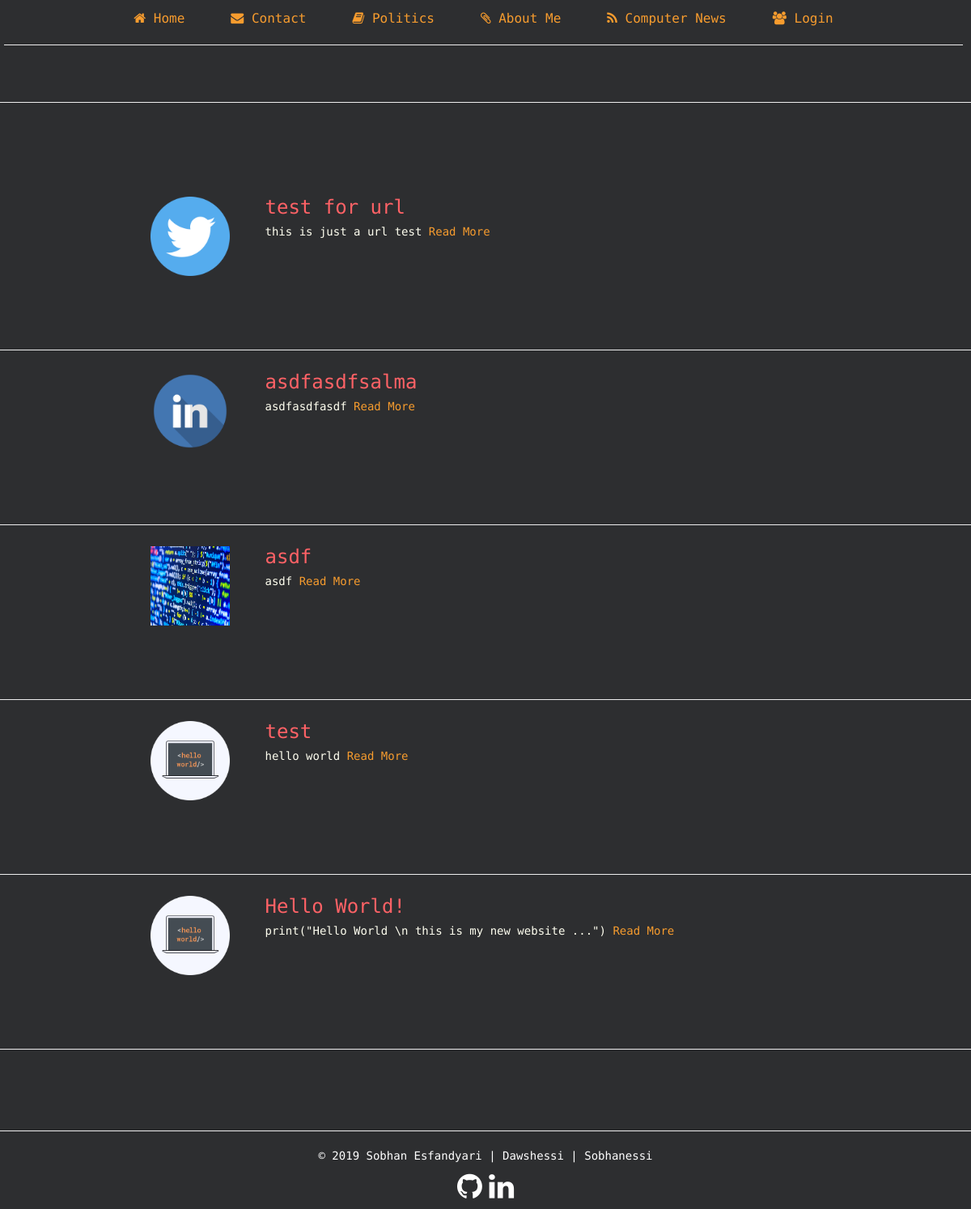
The page /news/ on the database as committed earlier.
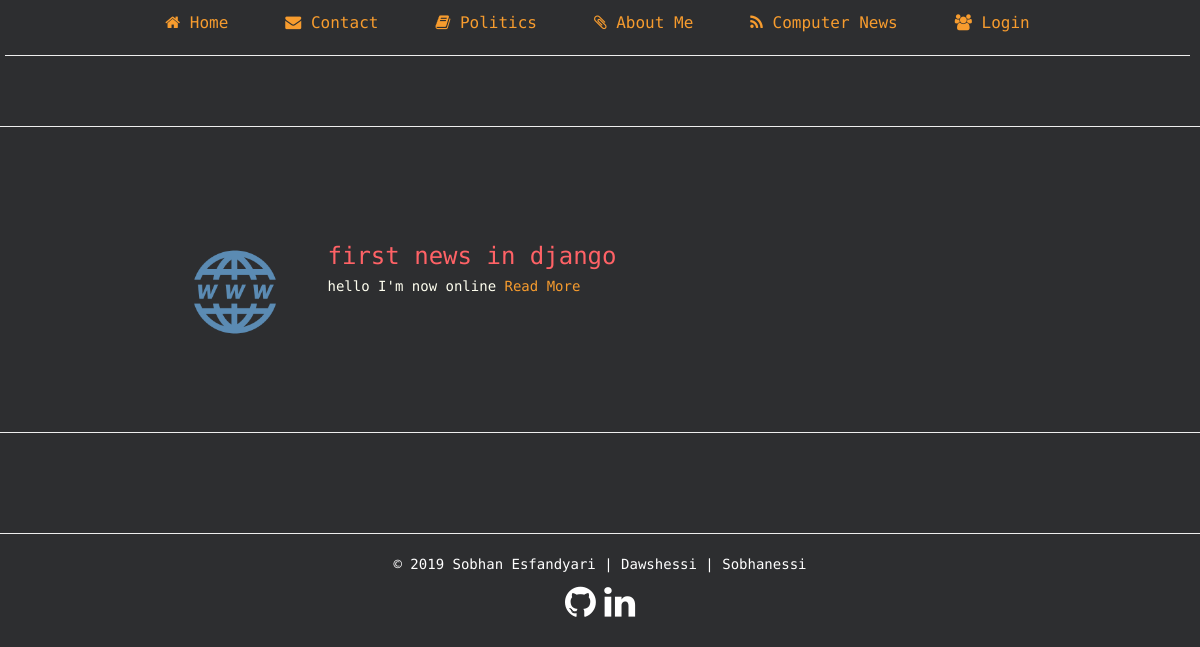
The same page on the database as committed later.
### news/models.py (models this page shows, shortened)
class PreNews(models.Model):
	hardware = 'chw'
	software = 'csw'
	politics_iran = 'pir'
	politics_international = 'pin'
	news_choice = [
		(hardware,'computer hardware news'),
		(software,'computer software news'),
		(politics_iran,'iran politics'),
		(politics_international,'international politics'),
			]
	author = models.ForeignKey('auth.User', on_delete = models.CASCADE ,)
	title = models.TextField(max_length=100,null=False)
	tags = models.TextField(default='sobhan esfandyari,')
	choice = models.CharField(max_length=3 , choices=news_choice , default=software)
	slug = models.SlugField(unique=True,blank=False,null=False)
	date = models.DateTimeField(auto_now_add=True)
	main_pic = models.ImageField(upload_to='images/',null=False)
	brief = models.TextField(max_length=255,null=False)
	article = models.TextField(null=False)
	def get_absolute_url(self):
		return reverse('sub_news_url', kwargs = { 'slug' : self.slug ,'year' : self.date.year , 'month' : self.date.month , 'day' : self.date.day })

### news/views.py (the view)
# urls.py: path('', NewsListView.as_view(), name='news'),
class NewsListView(ListView):
	model = PreNews
	template_name = 'news/main_news.html'
	queryset = PreNews.objects.order_by('-date')

### templates/news/main_news.html
{% extends './news.html' %}
{% load static %}
{% block static_css_adding %}
    <link href="{% static 'pages/news.css' %}" rel="stylesheet" type="text/css" />
{% endblock %}
{% block main_news %}
	{% for i in object_list %}
		<article class="articlenewspage">
		  <img class="imgnewspage" src="{{ i.main_pic.url }}" alt="akse khabar">
		  <a href="{{ i.get_absolute_url }}">
			  <h3 class="headingnewspage">
					{{ i.title }}
			  </h3>
		  </a>
		  <p class="paragraphnewspage">
			{{ i.brief | safe }}
		  <a href="{{ i.get_absolute_url }}">Read More</a>
		  </p>
		</article>
		<br><br><br>
		<hr>
	{% endfor %}
{% endblock %}

### templates/news/news.html (shortened to what this page needs)
<!DOCTYPE html>
<html lang=en-US>
<head>
<link rel="stylesheet" href="https://maxcdn.bootstrapcdn.com/bootstrap/4.3.1/css/bootstrap.min.css">
<link rel="stylesheet" href="https://maxcdn.bootstrapcdn.com/bootstrap/3.3.7/css/bootstrap.min.css">
<link rel="stylesheet" href="https://cdnjs.cloudflare.com/ajax/libs/font-awesome/4.7.0/css/font-awesome.min.css">
{% load static %}
<link href="{% static 'pages/general.css' %}" rel="stylesheet" type="text/css" />
  {% block static_css_adding %}
  {% endblock %}
</head>
{% include 'navbar.html' %}
<body id="indexbody">
<br>
<hr>
<br><br><br><br>
    {% block main_news %}
    {% endblock %}
<br><br><br>
{% include 'footer.html' %}
</body>
</html>

### templates/navbar.html (shortened to what this page needs)
{% load static %}
{% block static_css_adding %}
<link rel="stylesheet" type="text/css" href="{% static 'pages/navbar.css' %}" />
{% endblock %}
<div class="topnav" id="myTopnav">
    <a class="aclass" href="{% url 'index' %}"><i class="fa fa-home"></i>  Home </a>
    <a class="aclass" href="{% url 'contact' %}"><i class="fa fa-envelope"></i> Contact </a>
    <a class="aclass" href="{% url 'politics' %}"><i class="fa fa-book"></i>  Politics </a>
    <a class="aclass" href="{% url 'aboutme' %}"><i class="fa fa-paperclip"></i>  About Me </a>
    <a class="aclass" href="{% url 'news' %}"><i class="fa fa-rss"></i>  Computer News </a>
    <a class="aclass" href="{% url 'login' %}"><i class="fa fa-users"></i>  Login </a>
<hr>
</div>

### templates/footer.html
{% load static %}
{% block static_css_adding %}
<link href="{% static 'pages/footer.css' %}" rel="stylesheet" type="text/css" />
{% endblock %}
<div>
<footer class="footerclass">
<hr>
<p>&copy; 2019 Sobhan Esfandyari | Dawshessi | Sobhanessi</p>
<p>
  <a href="https://www.github.com/sobhanessi">
    <i class='fa fa-github' style='font-size:36px;color:white;'></i>
  </a>
	<a href="https://linkedin.com/in/sobhanesfandyari">
    <i class='fa fa-linkedin' style='font-size:36px;color:white;'></i>
  </a>
</p>
</footer>
</div>

### static/pages/general.css (style rules this page uses)
* { font-family: 'Source Code Pro', monospace; }
html { scroll-behavior: smooth; }
body { background-color: rgb(45, 46, 48); background-repeat: no-repeat; background-position: center top; background-attachment:fixed; background-size:cover; margin:0; }
header, section, footer, nav, aside, main, article, figure, form { display: block; }
hr { color:white; }

### static/pages/news.css (style rules this page uses)
@media (min-width:751px) { .articlenewspage { width:80%; height:100%; margin:10px 20px 5px 15%; padding:5px 5px 5px 5px; overflow:auto; } }
@media (min-width:751px) { .imgnewspage { height:100px; width:100px; float:left; padding:1px 1px 1px 1px; margin:0 auto; } }
@media (min-width:751px) { .paragraphnewspage { width:85%; text-align:justify; float:right; margin:0 auto; padding:2px 1px 5px 0px; color:rgb(255, 255, 240); overflow:auto; } }
@media (min-width:751px) { .headingnewspage { width:85%; text-align:justify; float:right; padding:1px 1px 5px 0; margin: 0 auto; color:#ff6266; overflow:auto; } }
.footerclass { position: static; }

### static/pages/navbar.css (style rules this page uses)
@media screen and (min-width:951px) { .topnav { float:center; text-align:center; overflow:hidden; padding: 1% 10px 10px 5px; } }
@media screen and (min-width:951px) { .topnav a { float:center; text-align:left; font-size:16px; padding:0 2% 0 2%; text-decoration:none; } }
a:link { color: rgb(247, 156, 46); text-decoration: none; }

### static/pages/footer.css (style rules this page uses)
.footerclass { bottom: 0; width:100%; text-align:center; align-items: center; justify-content: center; color:white; }

Rows that differ between the two databases and show on the page:
removed PreNews: main_pic (picture), title "test for url", brief "this is just a url test"
removed PreNews: main_pic (picture), title "asdfasdfsalma", brief "asdfasdfasdf"
removed PreNews: main_pic (picture), title "asdf", brief "asdf"
removed PreNews: main_pic (picture), title "test", brief "hello world"
removed PreNews: main_pic (picture), title "Hello World!", brief "print(\"Hello World \\n this is my new website ...\")"
added PreNews: main_pic (picture), title "first news in django", brief "hello I'm now online"
